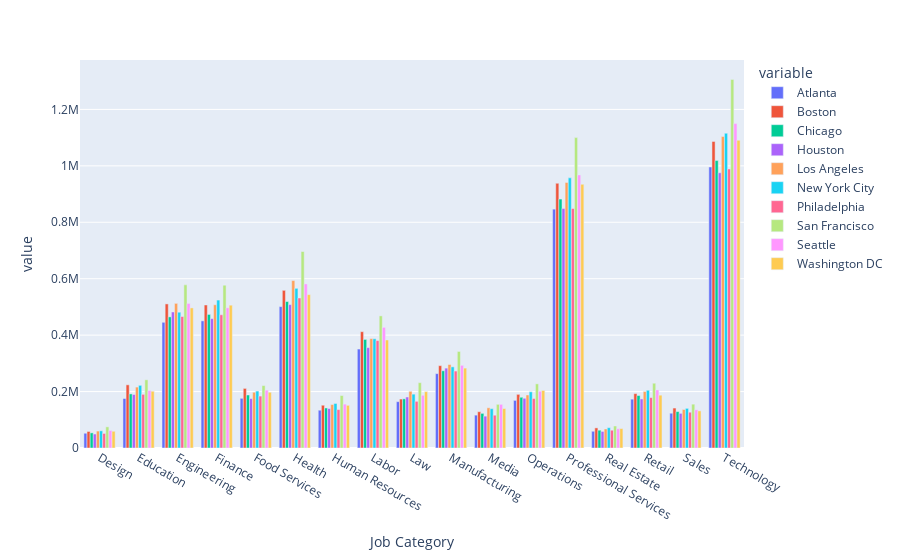

The notebook cell saved with this chart:
### Markdown cell above
### By above chart we can see that the *Job category* which have lot of money is the *Technology* 
Glassdoor can focus towards the job category Technology in terms of advertising.Also, they can look more recruiters and companies of technology rather than design.

### Code cell
colcity = ['Job Category','Atlanta' , 'Boston' , 'Chicago' , 'Houston' , 'Los Angeles' , 'New York City' , 'Philadelphia' , 'San Francisco' , 'Seattle','Washington DC']
df_city_wise = df[colcity]
df_city_wise = df_city_wise.groupby('Job Category' ,as_index= False).sum(axis = 0)
tf = df_city_wise.melt(id_vars="Job Category")
df_city_wiseplt = px.bar(tf,x='Job Category',y='value', color='variable' , text='value', barmode="group")
df_city_wiseplt.update_traces(texttemplate='%{text:.2s}', textposition='outside')
df_city_wiseplt.update_layout(uniformtext_minsize=8, uniformtext_mode='hide')
df_city_wiseplt.show()

### Figure 1 — Plotly figure (JSON) as saved in the notebook; plotly's stock layout.template omitted (floating-point values rounded to 4 significant figures)
{"data": [{"alignmentgroup": "True", "hoverlabel": {"namelength": 0}, "hovertemplate": "variable=Atlanta<br>Job Category=%{x}<br>value=%{text}", "legendgroup": "Atlanta", "marker": {"color": "#636efa"}, "name": "Atlanta", "offsetgroup": "Atlanta", "orientation": "v", "showlegend": true, "text": [52307, 175407, 445539, 450593, 176064, 501066, 133938, 350717, 164196, 263614, 116479, 168796, 846548, 59301, 173122, 123268, 995960], "textposition": "outside", "texttemplate": "%{text:.2s}", "type": "bar", "x": ["Design", "Education", "Engineering", "Finance", "Food Services", "Health", "Human Resources", "Labor", "Law", "Manufacturing", "Media", "Operations", "Professional Services", "Real Estate", "Retail", "Sales", "Technology"], "xaxis": "x", "y": [52307, 175407, 445539, 450593, 176064, 501066, 133938, 350717, 164196, 263614, 116479, 168796, 846548, 59301, 173122, 123268, 995960], "yaxis": "y"}, {"alignmentgroup": "True", "hoverlabel": {"namelength": 0}, "hovertemplate": "variable=Boston<br>Job Category=%{x}<br>value=%{text}", "legendgroup": "Boston", "marker": {"color": "#EF553B"}, "name": "Boston", "offsetgroup": "Boston", "orientation": "v", "showlegend": true, "text": [58616, 223924, 510671, 506921, 211202, 558821, 151623, 412269, 173482, 291817, 128612, 190158, 938172, 71284, 192783, 141602, 1086633], "textposition": "outside", "texttemplate": "%{text:.2s}", "type": "bar", "x": ["Design", "Education", "Engineering", "Finance", "Food Services", "Health", "Human Resources", "Labor", "Law", "Manufacturing", "Media", "Operations", "Professional Services", "Real Estate", "Retail", "Sales", "Technology"], "xaxis": "x", "y": [58616, 223924, 510671, 506921, 211202, 558821, 151623, 412269, 173482, 291817, 128612, 190158, 938172, 71284, 192783, 141602, 1086633], "yaxis": "y"}, {"alignmentgroup": "True", "hoverlabel": {"namelength": 0}, "hovertemplate": "variable=Chicago<br>Job Category=%{x}<br>value=%{text}", "legendgroup": "Chicago", "marker": {"color": "#00cc96"}, "name": "Chicago", "offsetgroup": "Chicago", "orientation": "v", "showlegend": true, "text": [53636, 191727, 464744, 473446, 187869, 519136, 141907, 384841, 174270, 273684, 122750, 179870, 882360, 63154, 185909, 129021, 1018703], "textposition": "outside", "texttemplate": "%{text:.2s}", "type": "bar", "x": ["Design", "Education", "Engineering", "Finance", "Food Services", "Health", "Human Resources", "Labor", "Law", "Manufacturing", "Media", "Operations", "Professional Services", "Real Estate", "Retail", "Sales", "Technology"], "xaxis": "x", "y": [53636, 191727, 464744, 473446, 187869, 519136, 141907, 384841, 174270, 273684, 122750, 179870, 882360, 63154, 185909, 129021, 1018703], "yaxis": "y"}, {"alignmentgroup": "True", "hoverlabel": {"namelength": 0}, "hovertemplate": "variable=Houston<br>Job Category=%{x}<br>value=%{text}", "legendgroup": "Houston", "marker": {"color": "#ab63fa"}, "name": "Houston", "offsetgroup": "Houston", "orientation": "v", "showlegend": true, "text": [49495, 189516, 482064, 458489, 175053, 508223, 139904, 355687, 180718, 283144, 112865, 176240, 848946, 58706, 173924, 122805, 975449], "textposition": "outside", "texttemplate": "%{text:.2s}", "type": "bar", "x": ["Design", "Education", "Engineering", "Finance", "Food Services", "Health", "Human Resources", "Labor", "Law", "Manufacturing", "Media", "Operations", "Professional Services", "Real Estate", "Retail", "Sales", "Technology"], "xaxis": "x", "y": [49495, 189516, 482064, 458489, 175053, 508223, 139904, 355687, 180718, 283144, 112865, 176240, 848946, 58706, 173924, 122805, 975449], "yaxis": "y"}, {"alignmentgroup": "True", "hoverlabel": {"namelength": 0}, "hovertemplate": "variable=Los Angeles<br>Job Category=%{x}<br>value=%{text}", "legendgroup": "Los Angeles", "marker": {"color": "#FFA15A"}, "name": "Los Angeles", "offsetgroup": "Los Angeles", "orientation": "v", "showlegend": true, "text": [60004, 215880, 512589, 507657, 197679, 593375, 154091, 387722, 200745, 295950, 142483, 187900, 941261, 67410, 200141, 136437, 1103867], "textposition": "outside", "texttemplate": "%{text:.2s}", "type": "bar", "x": ["Design", "Education", "Engineering", "Finance", "Food Services", "Health", "Human Resources", "Labor", "Law", "Manufacturing", "Media", "Operations", "Professional Services", "Real Estate", "Retail", "Sales", "Technology"], "xaxis": "x", "y": [60004, 215880, 512589, 507657, 197679, 593375, 154091, 387722, 200745, 295950, 142483, 187900, 941261, 67410, 200141, 136437, 1103867], "yaxis": "y"}, {"alignmentgroup": "True", "hoverlabel": {"namelength": 0}, "hovertemplate": "variable=New York City<br>Job Category=%{x}<br>value=%{text}", "legendgroup": "New York City", "marker": {"color": "#19d3f3"}, "name": "New York City", "offsetgroup": "New York City", "orientation": "v", "showlegend": true, "text": [60913, 222082, 481263, 524303, 201789, 565899, 157873, 387131, 190843, 287595, 139337, 199181, 957396, 72101, 204698, 140465, 1115639], "textposition": "outside", "texttemplate": "%{text:.2s}", "type": "bar", "x": ["Design", "Education", "Engineering", "Finance", "Food Services", "Health", "Human Resources", "Labor", "Law", "Manufacturing", "Media", "Operations", "Professional Services", "Real Estate", "Retail", "Sales", "Technology"], "xaxis": "x", "y": [60913, 222082, 481263, 524303, 201789, 565899, 157873, 387131, 190843, 287595, 139337, 199181, 957396, 72101, 204698, 140465, 1115639], "yaxis": "y"}, {"alignmentgroup": "True", "hoverlabel": {"namelength": 0}, "hovertemplate": "variable=Philadelphia<br>Job Category=%{x}<br>value=%{text}", "legendgroup": "Philadelphia", "marker": {"color": "#FF6692"}, "name": "Philadelphia", "offsetgroup": "Philadelphia", "orientation": "v", "showlegend": true, "text": [51620, 190136, 465911, 472191, 184027, 531681, 136166, 380697, 165403, 272675, 116217, 175460, 848795, 63026, 178645, 126844, 988898], "textposition": "outside", "texttemplate": "%{text:.2s}", "type": "bar", "x": ["Design", "Education", "Engineering", "Finance", "Food Services", "Health", "Human Resources", "Labor", "Law", "Manufacturing", "Media", "Operations", "Professional Services", "Real Estate", "Retail", "Sales", "Technology"], "xaxis": "x", "y": [51620, 190136, 465911, 472191, 184027, 531681, 136166, 380697, 165403, 272675, 116217, 175460, 848795, 63026, 178645, 126844, 988898], "yaxis": "y"}, {"alignmentgroup": "True", "hoverlabel": {"namelength": 0}, "hovertemplate": "variable=San Francisco<br>Job Category=%{x}<br>value=%{text}", "legendgroup": "San Francisco", "marker": {"color": "#B6E880"}, "name": "San Francisco", "offsetgroup": "San Francisco", "orientation": "v", "showlegend": true, "text": [74986, 241727, 578167, 577236, 221248, 696384, 186033, 468279, 231584, 342241, 154825, 227363, 1100076, 78074, 229577, 155412, 1306378], "textposition": "outside", "texttemplate": "%{text:.2s}", "type": "bar", "x": ["Design", "Education", "Engineering", "Finance", "Food Services", "Health", "Human Resources", "Labor", "Law", "Manufacturing", "Media", "Operations", "Professional Services", "Real Estate", "Retail", "Sales", "Technology"], "xaxis": "x", "y": [74986, 241727, 578167, 577236, 221248, 696384, 186033, 468279, 231584, 342241, 154825, 227363, 1100076, 78074, 229577, 155412, 1306378], "yaxis": "y"}, {"alignmentgroup": "True", "hoverlabel": {"namelength": 0}, "hovertemplate": "variable=Seattle<br>Job Category=%{x}<br>value=%{text}", "legendgroup": "Seattle", "marker": {"color": "#FF97FF"}, "name": "Seattle", "offsetgroup": "Seattle", "orientation": "v", "showlegend": true, "text": [62118, 203421, 512383, 496785, 204916, 581525, 155504, 427506, 186866, 293027, 154775, 201163, 967828, 68113, 205858, 135363, 1149801], "textposition": "outside", "texttemplate": "%{text:.2s}", "type": "bar", "x": ["Design", "Education", "Engineering", "Finance", "Food Services", "Health", "Human Resources", "Labor", "Law", "Manufacturing", "Media", "Operations", "Professional Services", "Real Estate", "Retail", "Sales", "Technology"], "xaxis": "x", "y": [62118, 203421, 512383, 496785, 204916, 581525, 155504, 427506, 186866, 293027, 154775, 201163, 967828, 68113, 205858, 135363, 1149801], "yaxis": "y"}, {"alignmentgroup": "True", "hoverlabel": {"namelength": 0}, "hovertemplate": "variable=Washington DC<br>Job Category=%{x}<br>value=%{text}", "legendgroup": "Washington DC", "marker": {"color": "#FECB52"}, "name": "Washington DC", "offsetgroup": "Washington DC", "orientation": "v", "showlegend": true, "text": [59308, 201155, 496536, 506170, 197499, 543593, 151300, 382873, 199787, 283180, 139785, 203913, 934576, 68899, 187264, 131563, 1090707], "textposition": "outside", "texttemplate": "%{text:.2s}", "type": "bar", "x": ["Design", "Education", "Engineering", "Finance", "Food Services", "Health", "Human Resources", "Labor", "Law", "Manufacturing", "Media", "Operations", "Professional Services", "Real Estate", "Retail", "Sales", "Technology"], "xaxis": "x", "y": [59308, 201155, 496536, 506170, 197499, 543593, 151300, 382873, 199787, 283180, 139785, 203913, 934576, 68899, 187264, 131563, 1090707], "yaxis": "y"}], "layout": {"barmode": "group", "legend": {"title": {"text": "variable"}, "tracegroupgap": 0}, "margin": {"t": 60}, "uniformtext": {"minsize": 8, "mode": "hide"}, "xaxis": {"anchor": "y", "domain": [0, 1], "title": {"text": "Job Category"}}, "yaxis": {"anchor": "x", "domain": [0, 1], "title": {"text": "value"}}}}
